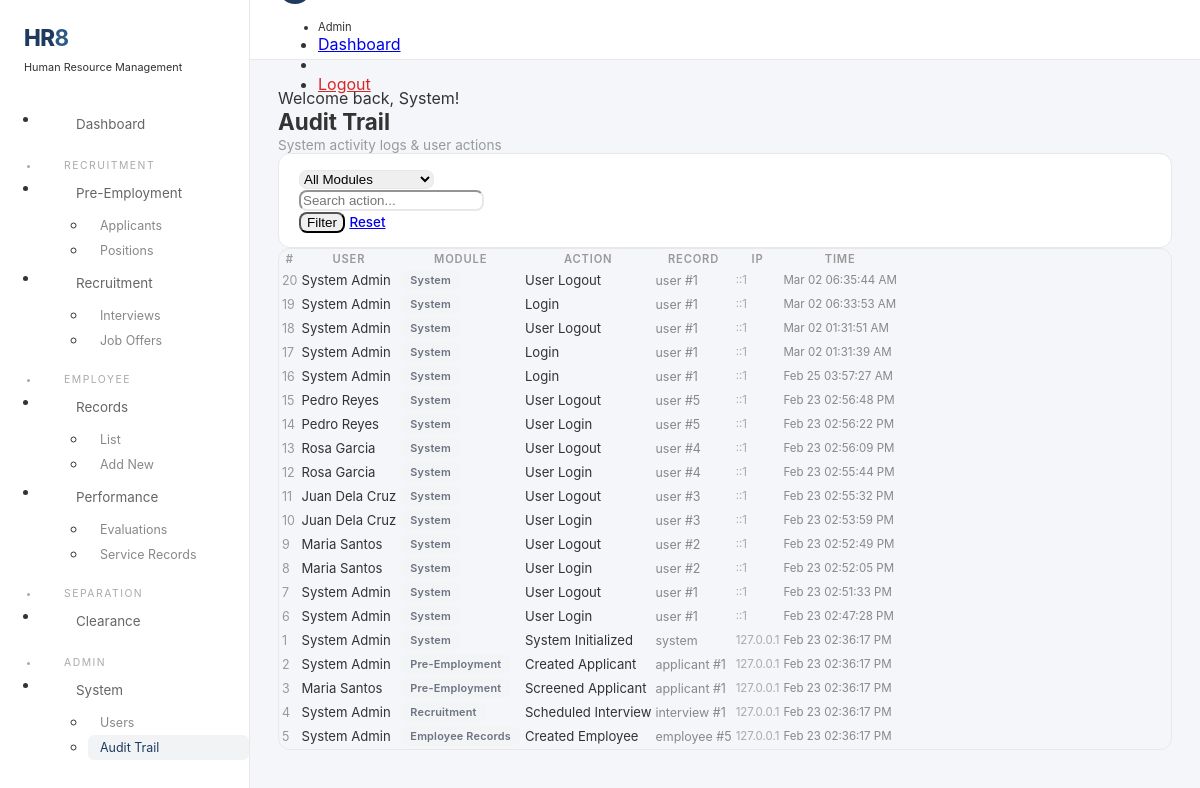
The app's page /modules/user_management/audit.php (signed in) with its own data.
### tables this page shows
CREATE TABLE `audit_logs` (
  `log_id` int(11) NOT NULL,
  `user_id` int(11) DEFAULT NULL,
  `module` varchar(100) NOT NULL,
  `action` varchar(100) NOT NULL,
  `record_type` varchar(100) DEFAULT NULL,
  `record_id` int(11) DEFAULT NULL,
  `old_data` longtext DEFAULT NULL CHECK (json_valid(`old_data`)),
  `new_data` longtext DEFAULT NULL CHECK (json_valid(`new_data`)),
  `ip_address` varchar(45) DEFAULT NULL,
  `user_agent` varchar(500) DEFAULT NULL,
  `created_at` timestamp NOT NULL DEFAULT current_timestamp()
);

### includes/helpers.php (called while the page is built, shortened)
<?php
function sanitize_output(string $d): string { return htmlspecialchars($d, ENT_QUOTES, 'UTF-8'); }
function format_date(?string $d, string $f='M d, Y'): string { if(!$d)return "\xe2\x80\x94"; $t=strtotime($d); return $t?date($f,$t):''; }

### config/db.php (called while the page is built, shortened)
<?php
class Database
{
    private static ?PDO $connection = null;
    public static function getConnection(): PDO
    {
        if (self::$connection === null) {
            try {
                $dsn = sprintf('mysql:host=%s;dbname=%s;charset=%s', self::DB_HOST, self::DB_NAME, self::DB_CHARSET);
                self::$connection = new PDO($dsn, self::DB_USER, self::DB_PASS, self::PDO_OPTIONS);
            } catch (PDOException $e) {
                $logDir = __DIR__ . '/../logs';
                if (!is_dir($logDir)) mkdir($logDir, 0755, true);
                error_log("[" . date('Y-m-d H:i:s') . "] DB Error: " . $e->getMessage() . PHP_EOL, 3, $logDir . '/db_errors.log');
                throw new RuntimeException('Database connection unavailable.');
            }
        }
        return self::$connection;
    }
}

### models/BaseModel.php (called while the page is built, shortened)
<?php
abstract class BaseModel
{
    public function __construct()
    {
        $this->db = Database::getConnection();
    }
}

### models/JobPosition.php (called while the page is built, shortened)
<?php
class AuditLog extends BaseModel
{
    public function getAll(array $filters = [], int $limit = 100): array
    {
        $sql = "SELECT al.*, CONCAT(u.first_name, ' ', u.last_name) as user_name, u.email
                FROM audit_logs al
                LEFT JOIN users u ON al.user_id = u.user_id
                WHERE 1=1";
        $params = [];
        $sql .= " ORDER BY al.created_at DESC LIMIT {$limit}";
        $stmt = $this->db->prepare($sql);
        $stmt->execute($params);
        return $stmt->fetchAll(PDO::FETCH_ASSOC);
    }
}

### modules/user_management/audit.php (the view, shortened to what this page needs)
<?php
require_once __DIR__.'/../../config/db.php';require_once __DIR__.'/../../includes/helpers.php';require_once __DIR__.'/../../models/BaseModel.php';require_once __DIR__.'/../../models/JobPosition.php';
Auth::requireRole(['Admin','HR Manager']);$audit=new AuditLog();
$filters=['module'=>$_GET['module']??'','search'=>$_GET['search']??''];$logs=$audit->getAll($filters,200);$modules=$audit->getModules();
$pageTitle='Audit Trail';include __DIR__.'/../../includes/layout_top.php';
?>
<div class="page-hd uk-margin-bottom"><h3>Audit Trail</h3><p>System activity logs &amp; user actions</p></div>
<div class="filter-bar uk-margin-bottom"><form class="uk-grid-small uk-flex-middle" uk-grid>
<div class="uk-width-1-5@m"><select name="module" class="uk-select uk-form-small"><option value="">All Modules</option></select></div>
<div class="uk-width-1-4@m"><input type="text" name="search" class="uk-input uk-form-small" placeholder="Search action..." value="<?=sanitize_output($filters['search'])?>"></div>
<div class="uk-width-auto"><button class="uk-button uk-button-default uk-button-small">Filter</button> <a href="?" class="uk-button uk-button-text uk-button-small">Reset</a></div>
</form></div>
<div class="uk-card uk-card-default"><div class="uk-card-body np"><div class="uk-overflow-auto"><table class="uk-table uk-table-hover uk-table-small uk-table-divider uk-margin-remove">
<thead><tr><th>#</th><th>User</th><th>Module</th><th>Action</th><th>Record</th><th>IP</th><th>Time</th></tr></thead><tbody>
<?php foreach($logs as $l):?><tr>
<td style="font-size:.78rem;color:#999"><?=$l['log_id']?></td>
<td class="uk-text-bold" style="font-size:.82rem"><?=sanitize_output($l['user_name']??'System')?></td>
<td><span class="bd bd-secondary"><?=sanitize_output($l['module'])?></span></td>
<td style="font-size:.82rem"><?=sanitize_output($l['action'])?></td>
<td style="font-size:.78rem;color:#888"><?=sanitize_output(($l['record_type']??'').($l['record_id']?' #'.$l['record_id']:''))?></td>
<td style="font-size:.72rem;color:#aaa"><?=sanitize_output($l['ip_address']??'')?></td>
<td style="font-size:.72rem;color:#888"><?=format_date($l['created_at'],'M d h:i:s A')?></td>
</tr><?php endforeach;?>
</tbody></table></div></div></div>
<?php include __DIR__.'/../../includes/layout_bottom.php';?>

### includes/layout_top.php (style rules this page uses)
:root { --c1:#1e3a5f;--c2:#2d5986;--bg:#f4f6f9;--card:#fff;--border:#e8e8e8 }
* { box-sizing:border-box }
body { background:var(--bg);font-family:-apple-system,BlinkMacSystemFont,'Segoe UI',Roboto,sans-serif;margin:0;color:#333 }
.uk-card { border-radius:12px;border:1px solid var(--border);overflow:hidden }
.uk-card-body { padding:24px }
.uk-card-body.np { padding:0 }
.uk-table th { font-size:.7rem;text-transform:uppercase;letter-spacing:.8px;color:#999;font-weight:600;white-space:nowrap }
.uk-table td { font-size:.85rem;vertical-align:middle }
.bd { display:inline-block;padding:3px 10px;border-radius:20px;font-size:.68rem;font-weight:600;letter-spacing:.2px;white-space:nowrap }
.bd-secondary { background:#f3f4f6;color:#6b7280 }
.uk-input,.uk-select,.uk-textarea { border-radius:8px!important;border-color:var(--border)!important }
.uk-button { border-radius:8px;font-weight:500;font-size:.84rem }
.filter-bar { background:var(--card);border-radius:12px;border:1px solid var(--border);padding:14px 20px }
.page-hd h3 { font-weight:700;font-size:1.4rem;margin:0 }
.page-hd p { color:#999;font-size:.85rem;margin:2px 0 0 }

### records on screen
audit_logs: log_id "20", user_name "System Admin", module "System", action "User Logout", record_type+record "user #1", ip_address "::1", created_at "Mar 02 06:35:44 AM"
audit_logs: log_id "19", user_name "System Admin", module "System", action "Login", record_type+record "user #1", ip_address "::1", created_at "Mar 02 06:33:53 AM"
audit_logs: log_id "18", user_name "System Admin", module "System", action "User Logout", record_type+record "user #1", ip_address "::1", created_at "Mar 02 01:31:51 AM"
audit_logs: log_id "17", user_name "System Admin", module "System", action "Login", record_type+record "user #1", ip_address "::1", created_at "Mar 02 01:31:39 AM"
audit_logs: log_id "16", user_name "System Admin", module "System", action "Login", record_type+record "user #1", ip_address "::1", created_at "Feb 25 03:57:27 AM"
audit_logs: log_id "15", user_name "Pedro Reyes", module "System", action "User Logout", record_type+record "user #5", ip_address "::1", created_at "Feb 23 02:56:48 PM"
audit_logs: log_id "14", user_name "Pedro Reyes", module "System", action "User Login", record_type+record "user #5", ip_address "::1", created_at "Feb 23 02:56:22 PM"
audit_logs: log_id "13", user_name "Rosa Garcia", module "System", action "User Logout", record_type+record "user #4", ip_address "::1", created_at "Feb 23 02:56:09 PM"
audit_logs: log_id "12", user_name "Rosa Garcia", module "System", action "User Login", record_type+record "user #4", ip_address "::1", created_at "Feb 23 02:55:44 PM"
audit_logs: log_id "11", user_name "Juan Dela Cruz", module "System", action "User Logout", record_type+record "user #3", ip_address "::1", created_at "Feb 23 02:55:32 PM"
audit_logs: log_id "10", user_name "Juan Dela Cruz", module "System", action "User Login", record_type+record "user #3", ip_address "::1", created_at "Feb 23 02:53:59 PM"
audit_logs: log_id "9", user_name "Maria Santos", module "System", action "User Logout", record_type+record "user #2", ip_address "::1", created_at "Feb 23 02:52:49 PM"
audit_logs: log_id "8", user_name "Maria Santos", module "System", action "User Login", record_type+record "user #2", ip_address "::1", created_at "Feb 23 02:52:05 PM"
audit_logs: log_id "7", user_name "System Admin", module "System", action "User Logout", record_type+record "user #1", ip_address "::1", created_at "Feb 23 02:51:33 PM"
audit_logs: log_id "6", user_name "System Admin", module "System", action "User Login", record_type+record "user #1", ip_address "::1", created_at "Feb 23 02:47:28 PM"
audit_logs: log_id "1", user_name "System Admin", module "System", action "System Initialized", record_type "system", ip_address "127.0.0.1", created_at "Feb 23 02:36:17 PM"
audit_logs: log_id "2", user_name "System Admin", module "Pre-Employment", action "Created Applicant", record_type+record "applicant #1", ip_address "127.0.0.1", created_at "Feb 23 02:36:17 PM"
audit_logs: log_id "3", user_name "Maria Santos", module "Pre-Employment", action "Screened Applicant", record_type+record "applicant #1", ip_address "127.0.0.1", created_at "Feb 23 02:36:17 PM"
audit_logs: log_id "4", user_name "System Admin", module "Recruitment", action "Scheduled Interview", record_type+record "interview #1", ip_address "127.0.0.1", created_at "Feb 23 02:36:17 PM"
audit_logs: log_id "5", user_name "System Admin", module "Employee Records", action "Created Employee", record_type+record "employee #5", ip_address "127.0.0.1", created_at "Feb 23 02:36:17 PM"

### other values on screen
Auth::getUserRole() "Admin"
sanitize_output($__msg) "Welcome back, System!"
